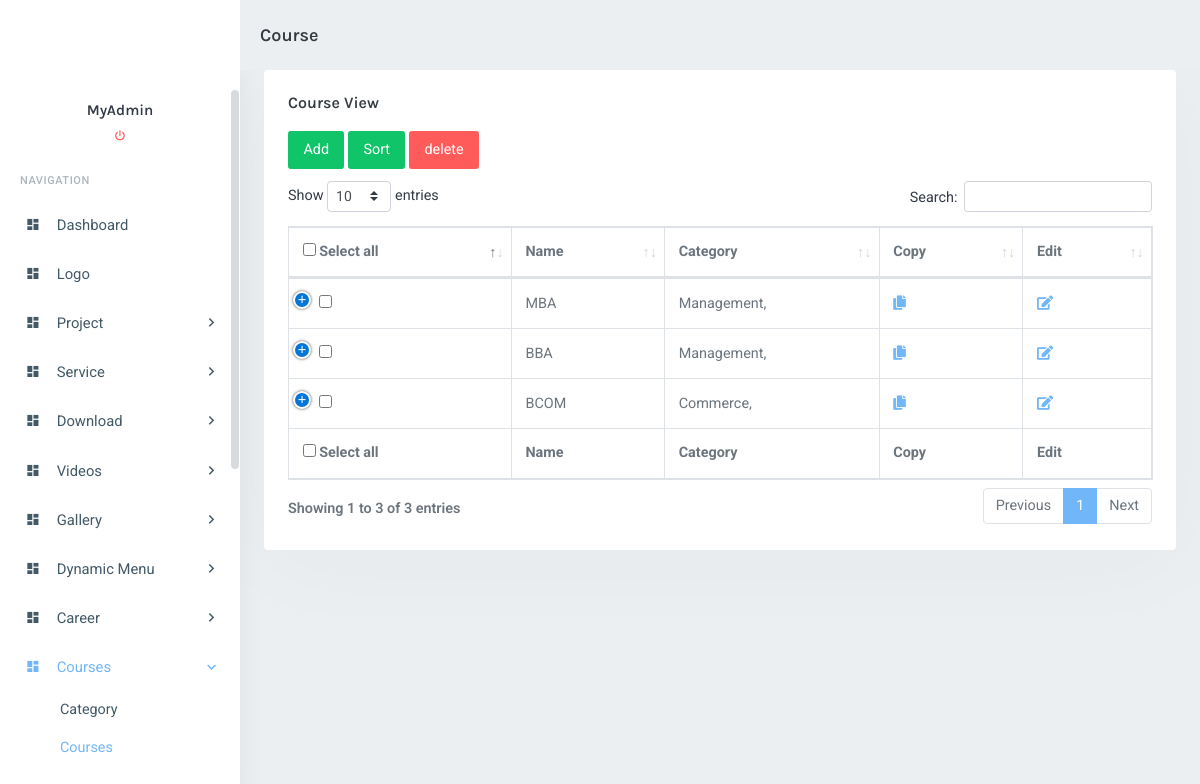
The app's page /boss/productView.php (signed in) with its own data.
### tables this page shows
CREATE TABLE `tbl_product` (
  `product_id` int(100) NOT NULL,
  `product_name` longtext NOT NULL,
  `description` longtext NOT NULL,
  `cat_id` varchar(1000) NOT NULL,
  `product_image` varchar(300) NOT NULL,
  `price` varchar(20) DEFAULT NULL,
  `recordListingID` int(11) NOT NULL DEFAULT '0',
  `pdf_file` longtext,
  `meta_tag_title` varchar(500) NOT NULL,
  `meta_tag_description` varchar(2000) NOT NULL,
  `meta_tag_keywords` varchar(1000) NOT NULL,
  `multi_images` longtext,
  `slug` varchar(100) DEFAULT NULL,
  `date` int(50) NOT NULL,
  `month` text NOT NULL,
  `year` int(50) NOT NULL,
  `product_video` longtext NOT NULL,
  `product_map` longtext NOT NULL,
  `course_admission_process` longtext NOT NULL,
  `course_application_process` longtext NOT NULL,
  `course_e_and_s_process` longtext NOT NULL,
  `course_faculty_profile_link` varchar(400) NOT NULL
);

CREATE TABLE `tbl_category` (
  `cat_id` int(100) NOT NULL,
  `cat_parent_id` int(100) NOT NULL,
  `cat_name` varchar(100) NOT NULL,
  `cat_description` longtext,
  `cat_image` longtext NOT NULL,
  `multi_images` longtext,
  `meta_tag_title` varchar(500) NOT NULL,
  `meta_tag_description` varchar(2000) NOT NULL,
  `meta_tag_keywords` varchar(1000) NOT NULL,
  `recordListingID` int(11) DEFAULT NULL,
  `slug` varchar(100) DEFAULT NULL,
  `brand` varchar(5) DEFAULT NULL
);

### boss/productView.php (the view, shortened to what this page needs)
<?php
include_once("../connect.php");
$cn=new connect();
$cn->connectdb();
$sql = $cn->selectdb("SELECT * FROM tbl_product order by product_id desc");
?>
<!DOCTYPE html>
<html lang="en">
<head>
        <link rel="stylesheet" href="assets/libs/morris-js/morris.css" />
        <link href="assets/css/bootstrap.min.css" rel="stylesheet" type="text/css" />
        <link href="assets/css/icons.min.css" rel="stylesheet" type="text/css" />
        <link href="assets/css/app.min.css?v=<?echo time();?>" rel="stylesheet" type="text/css" />
        <link href="assets/libs/datatables/dataTables.bootstrap4.css" rel="stylesheet" type="text/css" />
        <link href="assets/libs/datatables/responsive.bootstrap4.css" rel="stylesheet" type="text/css" />
        <link href="assets/libs/datatables/buttons.bootstrap4.css" rel="stylesheet" type="text/css" />
        <link href="assets/libs/datatables/select.bootstrap4.css" rel="stylesheet" type="text/css" />
</head>
<body>
    <div id="wrapper">
        <div class="navbar-custom">
                <div class="logo-box">
                    <a href="index.php" class="logo text-center">
                        <span class="logo-lg">
                        </span>
                    </a>
                </div>
            <ul class="list-unstyled topnav-menu topnav-menu-left m-0">
                <li>
                    <h4 class="page-title-main">Course</h4>
                </li>
            </ul>
        </div>
        <?include_once("menu.php");?>
        <div class="content-page">
            <div class="content">
                <div class="container-fluid">
                    <div class="row">
                        <div class="col-12">
                            <div class="card-box">
                                <h4 class="mt-0 header-title">Course View</h4>
                                <form action="<?php echo $_SERVER["PHP_SELF"]; ?>" method="post" enctype="multipart/form-data">
                                    <div class="row">
                                        <div class="col-lg-12">
                                            <a href="product.php" class="btn btn-success m-b-sm mt-2 mb-2">Add</a>
                                            <a href="sorting_product.php" class="btn btn-success m-b-sm mt-2 mb-2">Sort</a>
                                            <input type="submit" class="btn btn-danger m-b-sm mt-2 mb-2"name="delete" value="delete"/>
                                        </div>
                                    </div>
                                    <div class="row">
                                        <div class="col-sm-12">
                                    <table id="datatable" class="table table-bordered dt-responsive nowrap">
                                        <thead>
                                        <tr>
                                            <th><input type="checkbox" id="checkall" class="checkall" name="sample"/> Select all</th>
                                            <th>Name</th>
                                            <th>Category</th>
                                            <th>Copy</th>
                                            <th>Edit</th>
                                        </tr>
                                        </thead>
                                        <tfoot>
                                        <tr>
                                            <th><input type="checkbox" id="checkall" class="checkall" name="sample"/> Select all</th>
                                            <th>Name</th>
                                            <th>Category</th>
                                            <th>Copy</th>
                                            <th>Edit</th>
                                        </tr>
                                        </tfoot>
                                        <tbody>
                                        <?php
                                            if (mysqli_num_rows($sql) > 0)
                                            {
                                                while($row = mysqli_fetch_assoc($sql))
                                                {
                                                    extract($row);
                                                    $catID= explode(",",$cat_id);
                                                $cnt = sizeof($catID)-1;
										?>
                                            <tr>
                                                <td><input type="checkbox" name="chkbox[]" id="chkbox" class="chkbox"  value="<?echo $product_id?>"/></td>
												<td><?php echo $product_name ?></td>
												<td><? for($i=0; $i<$cnt;$i++)
														{
															echo $cn->getname('tbl_category','cat_id','cat_name',$catID[$i]); ?>,
                                                    <?  } ?>
												</td>
                                                <td>
												    <a href='product_copy.php?id=<?php echo $product_id ?>&page=<? echo isset($_GET['page']);?>'><i class="fa fa-copy"></i></a>
                                                </td>
												<td><a href='product_up.php?product_id=<?php echo $product_id ?>&page=<? echo isset($_GET['page']);?>'><i class="fa fa-edit"></i></a></td>
                                            </tr>
											<? } } ?>
                                        </tbody>
                                    </table>
                                        </div>
                                    </div>
                                </form>
                            </div>
                        </div>
                    </div>
                </div>
            </div>
        </div>
    </div>
</body>
</html>

### connect.php (shortened to what this page needs)
<?php
class connect {
	public $_connection;
private $_host = "localhost";
	private $_username = "root";
	private $_password = "";
	public $_database = "metas_db";
	public function connectdb() {
		$this->_connection = new mysqli($this->_host, $this->_username,
			$this->_password, $this->_database);
	}
	public function selectdb($qry)
	{
		$rs=mysqli_query($this->_connection, $qry);
		return $rs;
	}
	public function getname($tablename,$tablekey,$dispname,$value)
	{
		$sql2=mysqli_query($this->_connection,"select $dispname from $tablename where $tablekey=$value");
		while($row2=$sql2->fetch_row())
		{
		echo $row2[0];
		}
	}
}
?>

### records on screen
tbl_product: product_name "MBA"
tbl_category: cat_name "Management"
tbl_product: product_name "BBA"
tbl_product: product_name "BCOM"
tbl_category: cat_name "Commerce"

### other values on screen
$_SESSION['user'] "MyAdmin"
